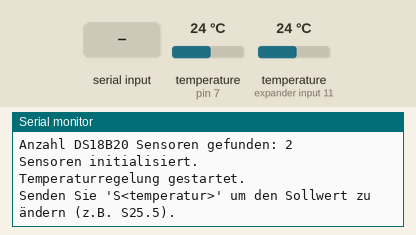
Recording of a sketch running on a simulated Arduino Uno, built with avr-gcc and run on an emulated ATmega328P. Parts: the last lines printed to the serial monitor. Inputs (shaded band) come from the test bench; at power-on: temperature (sensors on pin 7, expander input 11) 24 °C.

Above: at 1.3 s.
1.4 s: "S90\n" received over Serial
At 3.2 s:
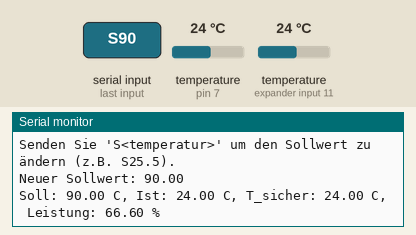
3.5 s: "S,45\n" received over Serial
At 3.81 s:
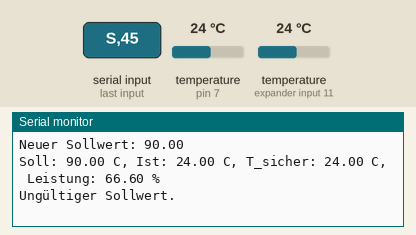
5.0 s: temperature (sensor on pin 7) set to 12 °C
At 6.4 s:
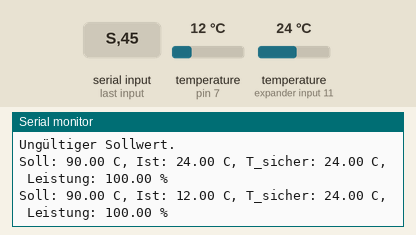
6.5 s: temperature (sensor on expander input 11) set to 12 °C
8.0 s: temperature (sensor on pin 7) set to 19 °C
At 8.9 s:
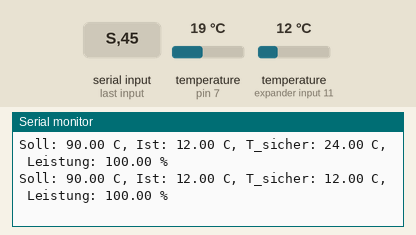
9.5 s: temperature (sensor on expander input 11) set to 19 °C
At 10.4 s:
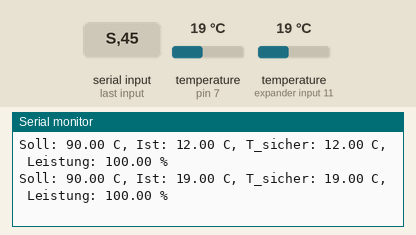
Timing chart, 0 to 12.0 s (numbered marks = the images above; inputs shaded):
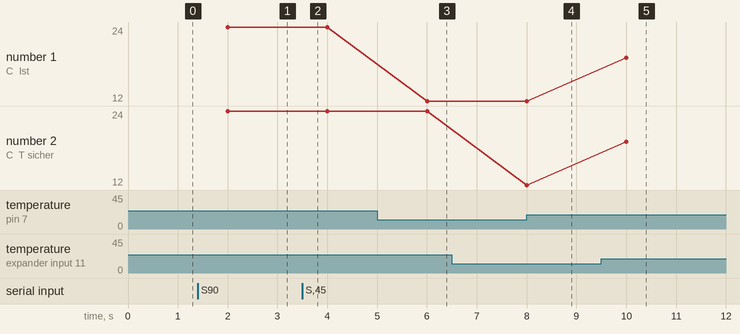

The sketch:

ssr-heizmatte-ds18b20.ino
```cpp
#include <OneWire.h>
#include <DallasTemperature.h>
#include "PID_v1.h"

// --- Pin Definitionen ---
const int oneWirePin = 7;
const int ssrPin = 5;

// --- OneWire & DallasTemperature Objekte ---
OneWire oneWire(oneWirePin);
DallasTemperature sensors(&oneWire);
const int EXPECTED_SENSORS = 2; // Erwartete Anzahl Sensoren

// --- Regelungsvariablen ---
double sollTemperatur = 20.0; // Soll-Wert für die Regelung
double istTemperatur = 0.0;   // Ist-Wert von Sensor 0
double leistung = 0.0;        // Ausgangsleistung für SSR (0-100)
const float SICHERHEITS_TEMP_MAX = 60.0; // Maximale Temperatur für Sensor 1

// --- PID Regelung ---
double Kp=10, Ki=0.1, Kd=25;
PID pid(&istTemperatur, &leistung, &sollTemperatur, Kp, Ki, Kd, DIRECT);

// --- SSR Variablen ---
const unsigned long zyklusDauer = 2000; // ms
unsigned long letzterWechselZeitpunktSSR = 0;
unsigned long einschaltZeitSSR = 0; // ms

// --- DS18B20 Variablen ---
unsigned long letzteAnforderungZeitDS18B20 = 0; // Zeit der letzten Anforderung
const unsigned long MIN_READ_INTERVAL_DS18B20 = 1000; // Mindestzeit zwischen Lesebeginn (Anforderung)
const int CONVERSION_TIME_DS18B20 = 750; // ms (für 12-bit)
float temperature1 = DEVICE_DISCONNECTED_C; // Regelungssensor
float temperature2 = DEVICE_DISCONNECTED_C; // Sicherheitssensor
bool conversionStartedDS18B20 = false;
int deviceCount = 0; // Anzahl gefundener Sensoren

void setup() {
  pinMode(ssrPin, OUTPUT);
  digitalWrite(ssrPin, LOW); // Sicherstellen, dass SSR zu Beginn aus ist

  Serial.begin(9600);
  while (!Serial) { ; } // Warten auf Serielle Verbindung

  sensors.begin();
  deviceCount = sensors.getDeviceCount();
  Serial.print("Anzahl DS18B20 Sensoren gefunden: ");
  Serial.println(deviceCount);

  if (deviceCount < EXPECTED_SENSORS) {
    Serial.println("FEHLER: Nicht alle erwarteten Sensoren gefunden! Verkabelung prüfen!");
  } else {
     Serial.println("Sensoren initialisiert.");
  }

  sensors.setWaitForConversion(false);

  // PID Regler initialisieren
  pid.SetMode(AUTOMATIC);
  pid.SetOutputLimits(0, 100); // Leistung in %
  pid.SetSampleTime(1000);     // PID alle 1000ms berechnen

  Serial.println("Temperaturregelung gestartet.");
  Serial.println("Senden Sie 'S<temperatur>' um den Sollwert zu ändern (z.B. S25.5).");
}

void loop() {
  unsigned long currentTime = millis();

  // --- Serielle Eingabe für Soll-Temperatur ---
  if (Serial.available() > 0) {
    String eingabeString = Serial.readStringUntil('\n');
    if (eingabeString.startsWith("S")) {
      float neuerSollwert = eingabeString.substring(1).toFloat();
      if (neuerSollwert > 0 && neuerSollwert < 100) { // Plausibilitätscheck
        sollTemperatur = neuerSollwert;
        Serial.print("Neuer Sollwert: ");
        Serial.println(sollTemperatur);
      } else {
        Serial.println("Ungültiger Sollwert.");
      }
    }
  }

  // --- Temperaturmessung DS18B20 (Nicht-blockierend) ---
  if (!conversionStartedDS18B20 && (currentTime - letzteAnforderungZeitDS18B20 >= MIN_READ_INTERVAL_DS18B20)) {
    if (deviceCount > 0) {
        if (sensors.requestTemperatures()) {
            letzteAnforderungZeitDS18B20 = currentTime;
            conversionStartedDS18B20 = true;
        } else {
            Serial.println("FEHLER beim Anfordern der Temperaturen!");
        }
    } else {
         letzteAnforderungZeitDS18B20 = currentTime;
    }
  }

  if (conversionStartedDS18B20 && (currentTime - letzteAnforderungZeitDS18B20 >= CONVERSION_TIME_DS18B20)) {
    if (deviceCount > 0) {
        temperature1 = sensors.getTempCByIndex(0);
        if (temperature1 != DEVICE_DISCONNECTED_C) {
            istTemperatur = temperature1; // Update für PID-Regler
        }
    }
    if (deviceCount > 1) {
        temperature2 = sensors.getTempCByIndex(1);
    }
    conversionStartedDS18B20 = false;
  }

  // --- Sicherheitsabschaltung ---
  if (temperature2 > SICHERHEITS_TEMP_MAX) {
    leistung = 0; // Heizung sofort ausschalten
    Serial.println("!!! SICHERHEITSABSCHALTUNG: Temperatur an Heizmatte zu hoch !!!");
  } else {
    // --- PID Regelung ---
    // Nur regeln, wenn der Sensor gültige Werte liefert
    if (temperature1 != DEVICE_DISCONNECTED_C) {
      pid.Compute();
    } else {
      leistung = 0; // Bei Sensorfehler sicherheitshalber ausschalten
    }
  }

  // Berechne die Einschaltdauer basierend auf der PID-Ausgabe
  einschaltZeitSSR = (leistung * zyklusDauer) / 100.0;

  // --- SSR Steuerung (Zeitproportional) ---
  if (leistung <= 0) {
    digitalWrite(ssrPin, LOW);
  } else if (leistung >= 100) {
    digitalWrite(ssrPin, HIGH);
  } else {
    if (currentTime - letzterWechselZeitpunktSSR >= zyklusDauer) {
      letzterWechselZeitpunktSSR += zyklusDauer;
      if (einschaltZeitSSR > 0) {
        digitalWrite(ssrPin, HIGH);
      }
    } else if (currentTime - letzterWechselZeitpunktSSR >= einschaltZeitSSR) {
      if (digitalRead(ssrPin) == HIGH) {
          digitalWrite(ssrPin, LOW);
      }
    }
  }

  // --- Serielle Ausgabe für Monitoring ---
  // (Wird nur alle 2 Sekunden ausgegeben, um die Lesbarkeit zu verbessern)
  static unsigned long letzteAusgabeZeit = 0;
  if (currentTime - letzteAusgabeZeit >= 2000) {
    letzteAusgabeZeit = currentTime;
    Serial.print("Soll: "); Serial.print(sollTemperatur);
    Serial.print(" C, Ist: ");
    if (temperature1 == DEVICE_DISCONNECTED_C) {
      Serial.print("Fehler!");
    } else {
      Serial.print(istTemperatur); Serial.print(" C");
    }
    Serial.print(", T_sicher: ");
    if (temperature2 == DEVICE_DISCONNECTED_C) {
      Serial.print("Fehler!");
    } else {
      Serial.print(temperature2); Serial.print(" C");
    }
    Serial.print(", Leistung: "); Serial.print(leistung); Serial.println(" %");
  }
}
```

Measured:
- after the input at 1.4 s, the serial monitor: prints a new line at once (image 1)
- after the input at 3.5 s, the serial monitor: prints a new line at once (image 2)
- after the input at 5.0 s, the serial monitor: prints a new line after 1.0 s (image 3)
- after the input at 9.5 s, the serial monitor: prints a new line after 0.50 s (image 5)
- plotted number 1: 24 → 12 after the input at 5.0 s
